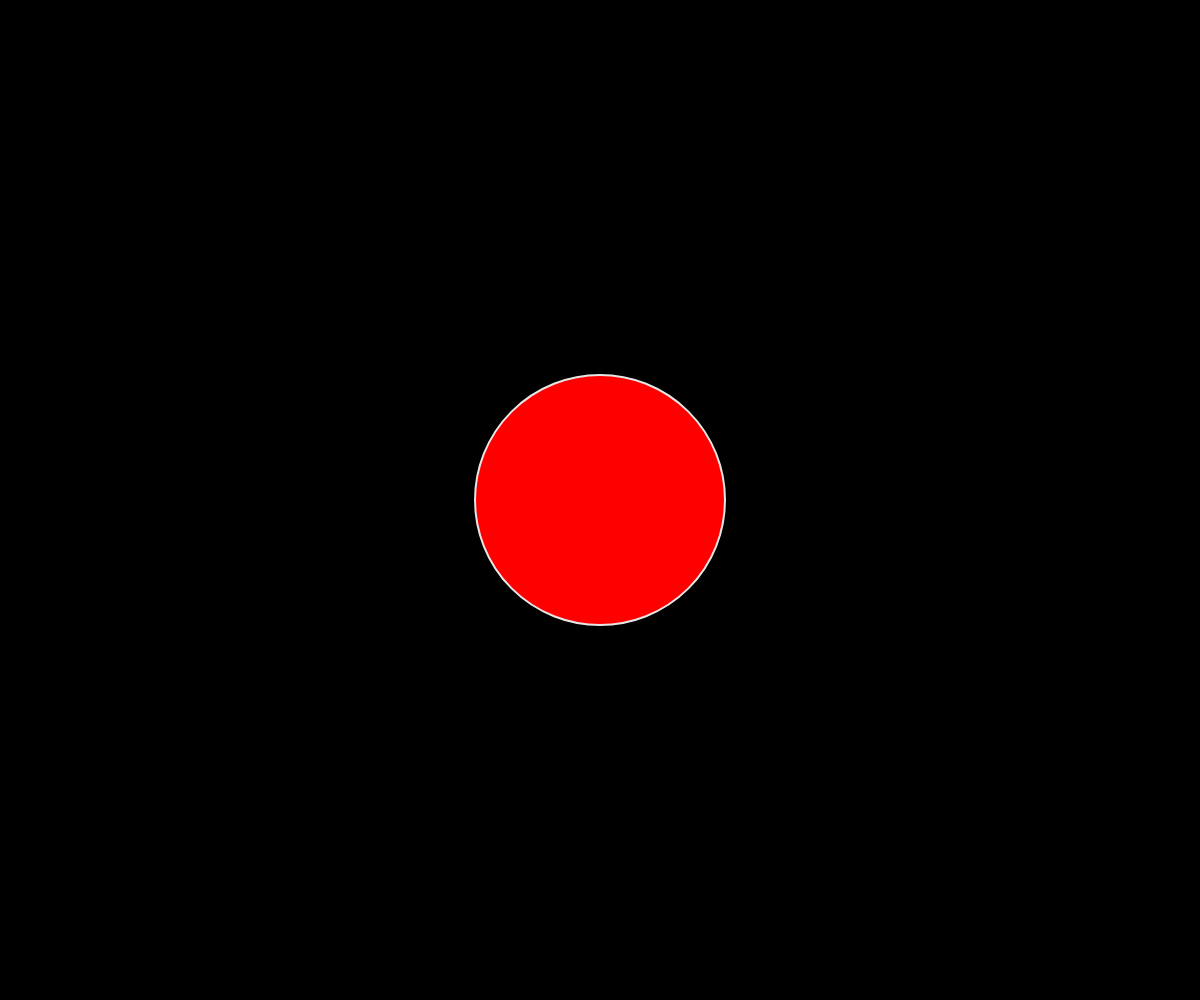
Frame 1 (no input)
Frame 60 (no input): identical to frame 1, image omitted
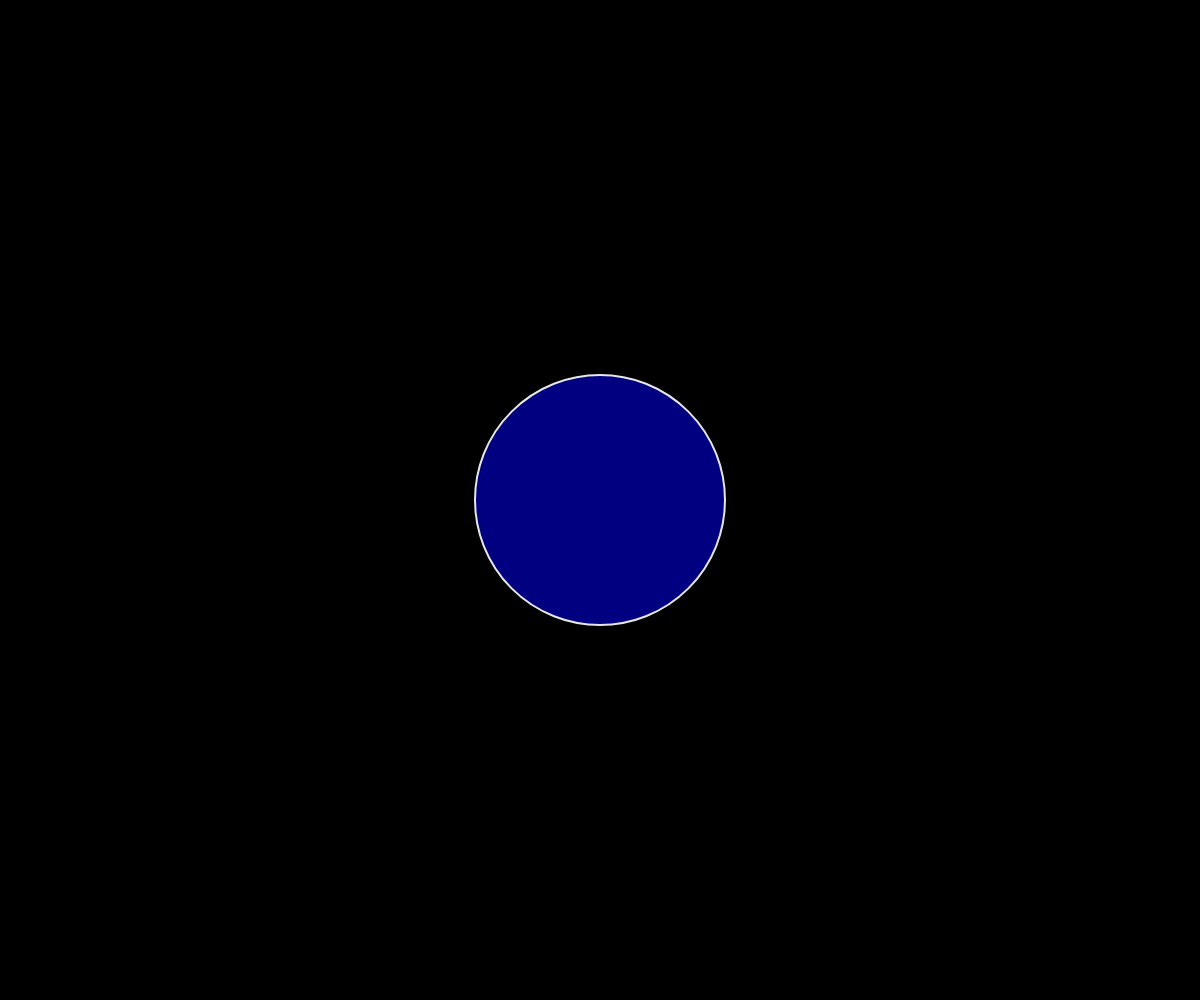
Frame 120 (the mouse pressed at the canvas centre since frame 60)

The p5.js sketch that drew these frames (run headless with seeded random() and noise() and a simulated clock; from frame 60 on, the mouse is pressed at the canvas centre):

// p5.js sketch
// ── sketch.js
let laranjas;

function setup() {
	createCanvas(windowWidth, windowHeight);
	background(0);

}

function draw() {

	background(0)

	if(mouseY>=height/2 && mouseX<=width/2)  
    fill	(0,0,128); // azul

    else if(mouseY<height/2 && mouseX<=width/2) 
    fill	(255,0,0); // vermelho

    else if(mouseY<height/2 && mouseX>width/2) 
    fill	(0,128,0); // verde 

	else{
		 noFill();
	}

	stroke(230);
	strokeWeight(2);
	circle(width / 2, height / 2, height / 4);
}
